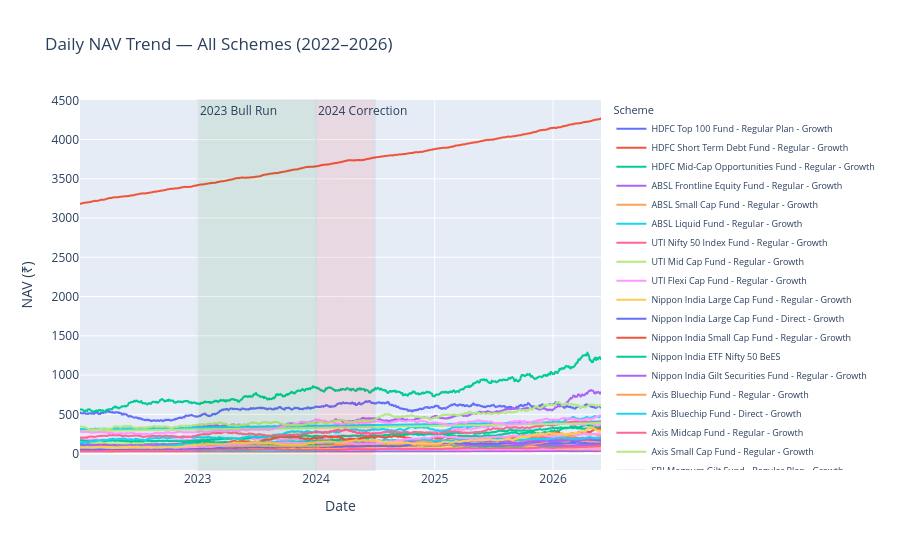

Here is the notebook cell this chart was saved with:
### Code cell
# Merge nav with scheme names
nav_named = nav.merge(
    fund_master[['amfi_code', 'scheme_name', 'fund_house']],
    on='amfi_code', how='left'
)

# Filter 2022–2026
nav_named = nav_named[
    (nav_named['date'] >= '2022-01-01') &
    (nav_named['date'] <= '2026-12-31')
]

fig = px.line(
    nav_named,
    x='date', y='nav',
    color='scheme_name',
    title='Daily NAV Trend — All Schemes (2022–2026)',
    labels={
        'nav': 'NAV (₹)',
        'date': 'Date',
        'scheme_name': 'Scheme'
    }
)

# Highlight 2023 bull run
fig.add_vrect(
    x0='2023-01-01', x1='2023-12-31',
    fillcolor='green', opacity=0.08,
    annotation_text='2023 Bull Run',
    annotation_position='top left'
)

# Highlight 2024 correction
fig.add_vrect(
    x0='2024-01-01', x1='2024-06-30',
    fillcolor='red', opacity=0.08,
    annotation_text='2024 Correction',
    annotation_position='top left'
)

fig.update_layout(height=550, legend=dict(font=dict(size=9)))

# ✅ Save using BASE path
fig.write_image(os.path.join(CHARTS, 'chart1_nav_trend.png'))
fig.show()
print("✅ Chart 1 saved →", os.path.join(CHARTS, 'chart1_nav_trend.png'))

### Figure 1 — Plotly figure (JSON) as saved in the notebook; plotly's stock layout.template omitted (floating-point values rounded to 4 significant figures; data arrays with more than 128 entries replaced by an {"elided": "..."} marker saying what was removed)
{"data": [{"hovertemplate": "Scheme=HDFC Top 100 Fund - Regular Plan - Growth<br>Date=%{x}<br>NAV (₹)=%{y}<extra></extra>", "legendgroup": "HDFC Top 100 Fund - Regular Plan - Growth", "line": {"color": "#636efa", "dash": "solid"}, "marker": {"symbol": "circle"}, "mode": "lines", "name": "HDFC Top 100 Fund - Regular Plan - Growth", "showlegend": true, "type": "scattergl", "x": {"elided": "1150 str values"}, "xaxis": "x", "y": {"elided": "1150 float values"}, "yaxis": "y"}, {"hovertemplate": "Scheme=HDFC Short Term Debt Fund - Regular - Growth<br>Date=%{x}<br>NAV (₹)=%{y}<extra></extra>", "legendgroup": "HDFC Short Term Debt Fund - Regular - Growth", "line": {"color": "#EF553B", "dash": "solid"}, "marker": {"symbol": "circle"}, "mode": "lines", "name": "HDFC Short Term Debt Fund - Regular - Growth", "showlegend": true, "type": "scattergl", "x": {"elided": "1150 str values"}, "xaxis": "x", "y": {"elided": "1150 float values"}, "yaxis": "y"}, {"hovertemplate": "Scheme=HDFC Mid-Cap Opportunities Fund - Regular - Growth<br>Date=%{x}<br>NAV (₹)=%{y}<extra></extra>", "legendgroup": "HDFC Mid-Cap Opportunities Fund - Regular - Growth", "line": {"color": "#00cc96", "dash": "solid"}, "marker": {"symbol": "circle"}, "mode": "lines", "name": "HDFC Mid-Cap Opportunities Fund - Regular - Growth", "showlegend": true, "type": "scattergl", "x": {"elided": "1150 str values"}, "xaxis": "x", "y": {"elided": "1150 float values"}, "yaxis": "y"}, {"hovertemplate": "Scheme=ABSL Frontline Equity Fund - Regular - Growth<br>Date=%{x}<br>NAV (₹)=%{y}<extra></extra>", "legendgroup": "ABSL Frontline Equity Fund - Regular - Growth", "line": {"color": "#ab63fa", "dash": "solid"}, "marker": {"symbol": "circle"}, "mode": "lines", "name": "ABSL Frontline Equity Fund - Regular - Growth", "showlegend": true, "type": "scattergl", "x": {"elided": "1150 str values"}, "xaxis": "x", "y": {"elided": "1150 float values"}, "yaxis": "y"}, {"hovertemplate": "Scheme=ABSL Small Cap Fund - Regular - Growth<br>Date=%{x}<br>NAV (₹)=%{y}<extra></extra>", "legendgroup": "ABSL Small Cap Fund - Regular - Growth", "line": {"color": "#FFA15A", "dash": "solid"}, "marker": {"symbol": "circle"}, "mode": "lines", "name": "ABSL Small Cap Fund - Regular - Growth", "showlegend": true, "type": "scattergl", "x": {"elided": "1150 str values"}, "xaxis": "x", "y": {"elided": "1150 float values"}, "yaxis": "y"}, {"hovertemplate": "Scheme=ABSL Liquid Fund - Regular - Growth<br>Date=%{x}<br>NAV (₹)=%{y}<extra></extra>", "legendgroup": "ABSL Liquid Fund - Regular - Growth", "line": {"color": "#19d3f3", "dash": "solid"}, "marker": {"symbol": "circle"}, "mode": "lines", "name": "ABSL Liquid Fund - Regular - Growth", "showlegend": true, "type": "scattergl", "x": {"elided": "1150 str values"}, "xaxis": "x", "y": {"elided": "1150 float values"}, "yaxis": "y"}, {"hovertemplate": "Scheme=UTI Nifty 50 Index Fund - Regular - Growth<br>Date=%{x}<br>NAV (₹)=%{y}<extra></extra>", "legendgroup": "UTI Nifty 50 Index Fund - Regular - Growth", "line": {"color": "#FF6692", "dash": "solid"}, "marker": {"symbol": "circle"}, "mode": "lines", "name": "UTI Nifty 50 Index Fund - Regular - Growth", "showlegend": true, "type": "scattergl", "x": {"elided": "1150 str values"}, "xaxis": "x", "y": {"elided": "1150 float values"}, "yaxis": "y"}, {"hovertemplate": "Scheme=UTI Mid Cap Fund - Regular - Growth<br>Date=%{x}<br>NAV (₹)=%{y}<extra></extra>", "legendgroup": "UTI Mid Cap Fund - Regular - Growth", "line": {"color": "#B6E880", "dash": "solid"}, "marker": {"symbol": "circle"}, "mode": "lines", "name": "UTI Mid Cap Fund - Regular - Growth", "showlegend": true, "type": "scattergl", "x": {"elided": "1150 str values"}, "xaxis": "x", "y": {"elided": "1150 float values"}, "yaxis": "y"}, {"hovertemplate": "Scheme=UTI Flexi Cap Fund - Regular - Growth<br>Date=%{x}<br>NAV (₹)=%{y}<extra></extra>", "legendgroup": "UTI Flexi Cap Fund - Regular - Growth", "line": {"color": "#FF97FF", "dash": "solid"}, "marker": {"symbol": "circle"}, "mode": "lines", "name": "UTI Flexi Cap Fund - Regular - Growth", "showlegend": true, "type": "scattergl", "x": {"elided": "1150 str values"}, "xaxis": "x", "y": {"elided": "1150 float values"}, "yaxis": "y"}, {"hovertemplate": "Scheme=Nippon India Large Cap Fund - Regular - Growth<br>Date=%{x}<br>NAV (₹)=%{y}<extra></extra>", "legendgroup": "Nippon India Large Cap Fund - Regular - Growth", "line": {"color": "#FECB52", "dash": "solid"}, "marker": {"symbol": "circle"}, "mode": "lines", "name": "Nippon India Large Cap Fund - Regular - Growth", "showlegend": true, "type": "scattergl", "x": {"elided": "1150 str values"}, "xaxis": "x", "y": {"elided": "1150 float values"}, "yaxis": "y"}, {"hovertemplate": "Scheme=Nippon India Large Cap Fund - Direct - Growth<br>Date=%{x}<br>NAV (₹)=%{y}<extra></extra>", "legendgroup": "Nippon India Large Cap Fund - Direct - Growth", "line": {"color": "#636efa", "dash": "solid"}, "marker": {"symbol": "circle"}, "mode": "lines", "name": "Nippon India Large Cap Fund - Direct - Growth", "showlegend": true, "type": "scattergl", "x": {"elided": "1150 str values"}, "xaxis": "x", "y": {"elided": "1150 float values"}, "yaxis": "y"}, {"hovertemplate": "Scheme=Nippon India Small Cap Fund - Regular - Growth<br>Date=%{x}<br>NAV (₹)=%{y}<extra></extra>", "legendgroup": "Nippon India Small Cap Fund - Regular - Growth", "line": {"color": "#EF553B", "dash": "solid"}, "marker": {"symbol": "circle"}, "mode": "lines", "name": "Nippon India Small Cap Fund - Regular - Growth", "showlegend": true, "type": "scattergl", "x": {"elided": "1150 str values"}, "xaxis": "x", "y": {"elided": "1150 float values"}, "yaxis": "y"}, {"hovertemplate": "Scheme=Nippon India ETF Nifty 50 BeES<br>Date=%{x}<br>NAV (₹)=%{y}<extra></extra>", "legendgroup": "Nippon India ETF Nifty 50 BeES", "line": {"color": "#00cc96", "dash": "solid"}, "marker": {"symbol": "circle"}, "mode": "lines", "name": "Nippon India ETF Nifty 50 BeES", "showlegend": true, "type": "scattergl", "x": {"elided": "1150 str values"}, "xaxis": "x", "y": {"elided": "1150 float values"}, "yaxis": "y"}, {"hovertemplate": "Scheme=Nippon India Gilt Securities Fund - Regular - Growth<br>Date=%{x}<br>NAV (₹)=%{y}<extra></extra>", "legendgroup": "Nippon India Gilt Securities Fund - Regular - Growth", "line": {"color": "#ab63fa", "dash": "solid"}, "marker": {"symbol": "circle"}, "mode": "lines", "name": "Nippon India Gilt Securities Fund - Regular - Growth", "showlegend": true, "type": "scattergl", "x": {"elided": "1150 str values"}, "xaxis": "x", "y": {"elided": "1150 float values"}, "yaxis": "y"}, {"hovertemplate": "Scheme=Axis Bluechip Fund - Regular - Growth<br>Date=%{x}<br>NAV (₹)=%{y}<extra></extra>", "legendgroup": "Axis Bluechip Fund - Regular - Growth", "line": {"color": "#FFA15A", "dash": "solid"}, "marker": {"symbol": "circle"}, "mode": "lines", "name": "Axis Bluechip Fund - Regular - Growth", "showlegend": true, "type": "scattergl", "x": {"elided": "1150 str values"}, "xaxis": "x", "y": {"elided": "1150 float values"}, "yaxis": "y"}, {"hovertemplate": "Scheme=Axis Bluechip Fund - Direct - Growth<br>Date=%{x}<br>NAV (₹)=%{y}<extra></extra>", "legendgroup": "Axis Bluechip Fund - Direct - Growth", "line": {"color": "#19d3f3", "dash": "solid"}, "marker": {"symbol": "circle"}, "mode": "lines", "name": "Axis Bluechip Fund - Direct - Growth", "showlegend": true, "type": "scattergl", "x": {"elided": "1150 str values"}, "xaxis": "x", "y": {"elided": "1150 float values"}, "yaxis": "y"}, {"hovertemplate": "Scheme=Axis Midcap Fund - Regular - Growth<br>Date=%{x}<br>NAV (₹)=%{y}<extra></extra>", "legendgroup": "Axis Midcap Fund - Regular - Growth", "line": {"color": "#FF6692", "dash": "solid"}, "marker": {"symbol": "circle"}, "mode": "lines", "name": "Axis Midcap Fund - Regular - Growth", "showlegend": true, "type": "scattergl", "x": {"elided": "1150 str values"}, "xaxis": "x", "y": {"elided": "1150 float values"}, "yaxis": "y"}, {"hovertemplate": "Scheme=Axis Small Cap Fund - Regular - Growth<br>Date=%{x}<br>NAV (₹)=%{y}<extra></extra>", "legendgroup": "Axis Small Cap Fund - Regular - Growth", "line": {"color": "#B6E880", "dash": "solid"}, "marker": {"symbol": "circle"}, "mode": "lines", "name": "Axis Small Cap Fund - Regular - Growth", "showlegend": true, "type": "scattergl", "x": {"elided": "1150 str values"}, "xaxis": "x", "y": {"elided": "1150 float values"}, "yaxis": "y"}, {"hovertemplate": "Scheme=SBI Magnum Gilt Fund - Regular Plan - Growth<br>Date=%{x}<br>NAV (₹)=%{y}<extra></extra>", "legendgroup": "SBI Magnum Gilt Fund - Regular Plan - Growth", "line": {"color": "#FF97FF", "dash": "solid"}, "marker": {"symbol": "circle"}, "mode": "lines", "name": "SBI Magnum Gilt Fund - Regular Plan - Growth", "showlegend": true, "type": "scattergl", "x": {"elided": "1150 str values"}, "xaxis": "x", "y": {"elided": "1150 float values"}, "yaxis": "y"}, {"hovertemplate": "Scheme=SBI Bluechip Fund - Regular Plan - Growth<br>Date=%{x}<br>NAV (₹)=%{y}<extra></extra>", "legendgroup": "SBI Bluechip Fund - Regular Plan - Growth", "line": {"color": "#FECB52", "dash": "solid"}, "marker": {"symbol": "circle"}, "mode": "lines", "name": "SBI Bluechip Fund - Regular Plan - Growth", "showlegend": true, "type": "scattergl", "x": {"elided": "1150 str values"}, "xaxis": "x", "y": {"elided": "1150 float values"}, "yaxis": "y"}, {"hovertemplate": "Scheme=SBI Bluechip Fund - Direct Plan - Growth<br>Date=%{x}<br>NAV (₹)=%{y}<extra></extra>", "legendgroup": "SBI Bluechip Fund - Direct Plan - Growth", "line": {"color": "#636efa", "dash": "solid"}, "marker": {"symbol": "circle"}, "mode": "lines", "name": "SBI Bluechip Fund - Direct Plan - Growth", "showlegend": true, "type": "scattergl", "x": {"elided": "1150 str values"}, "xaxis": "x", "y": {"elided": "1150 float values"}, "yaxis": "y"}, {"hovertemplate": "Scheme=SBI Small Cap Fund - Regular Plan - Growth<br>Date=%{x}<br>NAV (₹)=%{y}<extra></extra>", "legendgroup": "SBI Small Cap Fund - Regular Plan - Growth", "line": {"color": "#EF553B", "dash": "solid"}, "marker": {"symbol": "circle"}, "mode": "lines", "name": "SBI Small Cap Fund - Regular Plan - Growth", "showlegend": true, "type": "scattergl", "x": {"elided": "1150 str values"}, "xaxis": "x", "y": {"elided": "1150 float values"}, "yaxis": "y"}, {"hovertemplate": "Scheme=SBI Small Cap Fund - Direct Plan - Growth<br>Date=%{x}<br>NAV (₹)=%{y}<extra></extra>", "legendgroup": "SBI Small Cap Fund - Direct Plan - Growth", "line": {"color": "#00cc96", "dash": "solid"}, "marker": {"symbol": "circle"}, "mode": "lines", "name": "SBI Small Cap Fund - Direct Plan - Growth", "showlegend": true, "type": "scattergl", "x": {"elided": "1150 str values"}, "xaxis": "x", "y": {"elided": "1150 float values"}, "yaxis": "y"}, {"hovertemplate": "Scheme=ICICI Pru Bluechip Fund - Regular - Growth<br>Date=%{x}<br>NAV (₹)=%{y}<extra></extra>", "legendgroup": "ICICI Pru Bluechip Fund - Regular - Growth", "line": {"color": "#ab63fa", "dash": "solid"}, "marker": {"symbol": "circle"}, "mode": "lines", "name": "ICICI Pru Bluechip Fund - Regular - Growth", "showlegend": true, "type": "scattergl", "x": {"elided": "1150 str values"}, "xaxis": "x", "y": {"elided": "1150 float values"}, "yaxis": "y"}, {"hovertemplate": "Scheme=ICICI Pru Bluechip Fund - Direct - Growth<br>Date=%{x}<br>NAV (₹)=%{y}<extra></extra>", "legendgroup": "ICICI Pru Bluechip Fund - Direct - Growth", "line": {"color": "#FFA15A", "dash": "solid"}, "marker": {"symbol": "circle"}, "mode": "lines", "name": "ICICI Pru Bluechip Fund - Direct - Growth", "showlegend": true, "type": "scattergl", "x": {"elided": "1150 str values"}, "xaxis": "x", "y": {"elided": "1150 float values"}, "yaxis": "y"}, {"hovertemplate": "Scheme=ICICI Pru Midcap Fund - Regular - Growth<br>Date=%{x}<br>NAV (₹)=%{y}<extra></extra>", "legendgroup": "ICICI Pru Midcap Fund - Regular - Growth", "line": {"color": "#19d3f3", "dash": "solid"}, "marker": {"symbol": "circle"}, "mode": "lines", "name": "ICICI Pru Midcap Fund - Regular - Growth", "showlegend": true, "type": "scattergl", "x": {"elided": "1150 str values"}, "xaxis": "x", "y": {"elided": "1150 float values"}, "yaxis": "y"}, {"hovertemplate": "Scheme=ICICI Pru Value Discovery Fund - Regular - Growth<br>Date=%{x}<br>NAV (₹)=%{y}<extra></extra>", "legendgroup": "ICICI Pru Value Discovery Fund - Regular - Growth", "line": {"color": "#FF6692", "dash": "solid"}, "marker": {"symbol": "circle"}, "mode": "lines", "name": "ICICI Pru Value Discovery Fund - Regular - Growth", "showlegend": true, "type": "scattergl", "x": {"elided": "1150 str values"}, "xaxis": "x", "y": {"elided": "1150 float values"}, "yaxis": "y"}, {"hovertemplate": "Scheme=ICICI Pru Liquid Fund - Regular - Growth<br>Date=%{x}<br>NAV (₹)=%{y}<extra></extra>", "legendgroup": "ICICI Pru Liquid Fund - Regular - Growth", "line": {"color": "#B6E880", "dash": "solid"}, "marker": {"symbol": "circle"}, "mode": "lines", "name": "ICICI Pru Liquid Fund - Regular - Growth", "showlegend": true, "type": "scattergl", "x": {"elided": "1150 str values"}, "xaxis": "x", "y": {"elided": "1150 float values"}, "yaxis": "y"}, {"hovertemplate": "Scheme=Kotak Bluechip Fund - Regular - Growth<br>Date=%{x}<br>NAV (₹)=%{y}<extra></extra>", "legendgroup": "Kotak Bluechip Fund - Regular - Growth", "line": {"color": "#FF97FF", "dash": "solid"}, "marker": {"symbol": "circle"}, "mode": "lines", "name": "Kotak Bluechip Fund - Regular - Growth", "showlegend": true, "type": "scattergl", "x": {"elided": "1150 str values"}, "xaxis": "x", "y": {"elided": "1150 float values"}, "yaxis": "y"}, {"hovertemplate": "Scheme=Kotak Emerging Equity Fund - Regular - Growth<br>Date=%{x}<br>NAV (₹)=%{y}<extra></extra>", "legendgroup": "Kotak Emerging Equity Fund - Regular - Growth", "line": {"color": "#FECB52", "dash": "solid"}, "marker": {"symbol": "circle"}, "mode": "lines", "name": "Kotak Emerging Equity Fund - Regular - Growth", "showlegend": true, "type": "scattergl", "x": {"elided": "1150 str values"}, "xaxis": "x", "y": {"elided": "1150 float values"}, "yaxis": "y"}, {"hovertemplate": "Scheme=Kotak Flexicap Fund - Regular - Growth<br>Date=%{x}<br>NAV (₹)=%{y}<extra></extra>", "legendgroup": "Kotak Flexicap Fund - Regular - Growth", "line": {"color": "#636efa", "dash": "solid"}, "marker": {"symbol": "circle"}, "mode": "lines", "name": "Kotak Flexicap Fund - Regular - Growth", "showlegend": true, "type": "scattergl", "x": {"elided": "1150 str values"}, "xaxis": "x", "y": {"elided": "1150 float values"}, "yaxis": "y"}, {"hovertemplate": "Scheme=Kotak Liquid Fund - Regular - Growth<br>Date=%{x}<br>NAV (₹)=%{y}<extra></extra>", "legendgroup": "Kotak Liquid Fund - Regular - Growth", "line": {"color": "#EF553B", "dash": "solid"}, "marker": {"symbol": "circle"}, "mode": "lines", "name": "Kotak Liquid Fund - Regular - Growth", "showlegend": true, "type": "scattergl", "x": {"elided": "1150 str values"}, "xaxis": "x", "y": {"elided": "1150 float values"}, "yaxis": "y"}, {"hovertemplate": "Scheme=HDFC Top 100 Fund - Direct Plan - Growth<br>Date=%{x}<br>NAV (₹)=%{y}<extra></extra>", "legendgroup": "HDFC Top 100 Fund - Direct Plan - Growth", "line": {"color": "#00cc96", "dash": "solid"}, "marker": {"symbol": "circle"}, "mode": "lines", "name": "HDFC Top 100 Fund - Direct Plan - Growth", "showlegend": true, "type": "scattergl", "x": {"elided": "1150 str values"}, "xaxis": "x", "y": {"elided": "1150 float values"}, "yaxis": "y"}, {"hovertemplate": "Scheme=HDFC Mid-Cap Opportunities Fund - Direct - Growth<br>Date=%{x}<br>NAV (₹)=%{y}<extra></extra>", "legendgroup": "HDFC Mid-Cap Opportunities Fund - Direct - Growth", "line": {"color": "#ab63fa", "dash": "solid"}, "marker": {"symbol": "circle"}, "mode": "lines", "name": "HDFC Mid-Cap Opportunities Fund - Direct - Growth", "showlegend": true, "type": "scattergl", "x": {"elided": "1150 str values"}, "xaxis": "x", "y": {"elided": "1150 float values"}, "yaxis": "y"}, {"hovertemplate": "Scheme=Mirae Asset Large Cap Fund - Regular - Growth<br>Date=%{x}<br>NAV (₹)=%{y}<extra></extra>", "legendgroup": "Mirae Asset Large Cap Fund - Regular - Growth", "line": {"color": "#FFA15A", "dash": "solid"}, "marker": {"symbol": "circle"}, "mode": "lines", "name": "Mirae Asset Large Cap Fund - Regular - Growth", "showlegend": true, "type": "scattergl", "x": {"elided": "1150 str values"}, "xaxis": "x", "y": {"elided": "1150 float values"}, "yaxis": "y"}, {"hovertemplate": "Scheme=Mirae Asset Emerging Bluechip Fund - Regular - Growth<br>Date=%{x}<br>NAV (₹)=%{y}<extra></extra>", "legendgroup": "Mirae Asset Emerging Bluechip Fund - Regular - Growth", "line": {"color": "#19d3f3", "dash": "solid"}, "marker": {"symbol": "circle"}, "mode": "lines", "name": "Mirae Asset Emerging Bluechip Fund - Regular - Growth", "showlegend": true, "type": "scattergl", "x": {"elided": "1150 str values"}, "xaxis": "x", "y": {"elided": "1150 float values"}, "yaxis": "y"}, {"hovertemplate": "Scheme=Mirae Asset Tax Saver Fund - Regular - Growth<br>Date=%{x}<br>NAV (₹)=%{y}<extra></extra>", "legendgroup": "Mirae Asset Tax Saver Fund - Regular - Growth", "line": {"color": "#FF6692", "dash": "solid"}, "marker": {"symbol": "circle"}, "mode": "lines", "name": "Mirae Asset Tax Saver Fund - Regular - Growth", "showlegend": true, "type": "scattergl", "x": {"elided": "1150 str values"}, "xaxis": "x", "y": {"elided": "1150 float values"}, "yaxis": "y"}, {"hovertemplate": "Scheme=DSP Top 100 Equity Fund - Regular - Growth<br>Date=%{x}<br>NAV (₹)=%{y}<extra></extra>", "legendgroup": "DSP Top 100 Equity Fund - Regular - Growth", "line": {"color": "#B6E880", "dash": "solid"}, "marker": {"symbol": "circle"}, "mode": "lines", "name": "DSP Top 100 Equity Fund - Regular - Growth", "showlegend": true, "type": "scattergl", "x": {"elided": "1150 str values"}, "xaxis": "x", "y": {"elided": "1150 float values"}, "yaxis": "y"}, {"hovertemplate": "Scheme=DSP Midcap Fund - Regular - Growth<br>Date=%{x}<br>NAV (₹)=%{y}<extra></extra>", "legendgroup": "DSP Midcap Fund - Regular - Growth", "line": {"color": "#FF97FF", "dash": "solid"}, "marker": {"symbol": "circle"}, "mode": "lines", "name": "DSP Midcap Fund - Regular - Growth", "showlegend": true, "type": "scattergl", "x": {"elided": "1150 str values"}, "xaxis": "x", "y": {"elided": "1150 float values"}, "yaxis": "y"}, {"hovertemplate": "Scheme=DSP Small Cap Fund - Regular - Growth<br>Date=%{x}<br>NAV (₹)=%{y}<extra></extra>", "legendgroup": "DSP Small Cap Fund - Regular - Growth", "line": {"color": "#FECB52", "dash": "solid"}, "marker": {"symbol": "circle"}, "mode": "lines", "name": "DSP Small Cap Fund - Regular - Growth", "showlegend": true, "type": "scattergl", "x": {"elided": "1150 str values"}, "xaxis": "x", "y": {"elided": "1150 float values"}, "yaxis": "y"}], "layout": {"annotations": [{"showarrow": false, "text": "2023 Bull Run", "x": "2023-01-01", "xanchor": "left", "xref": "x", "y": 1, "yanchor": "top", "yref": "y domain"}, {"showarrow": false, "text": "2024 Correction", "x": "2024-01-01", "xanchor": "left", "xref": "x", "y": 1, "yanchor": "top", "yref": "y domain"}], "height": 550, "legend": {"font": {"size": 9}, "title": {"text": "Scheme"}, "tracegroupgap": 0}, "shapes": [{"fillcolor": "green", "opacity": 0.08, "type": "rect", "x0": "2023-01-01", "x1": "2023-12-31", "xref": "x", "y0": 0, "y1": 1, "yref": "y domain"}, {"fillcolor": "red", "opacity": 0.08, "type": "rect", "x0": "2024-01-01", "x1": "2024-06-30", "xref": "x", "y0": 0, "y1": 1, "yref": "y domain"}], "title": {"text": "Daily NAV Trend — All Schemes (2022–2026)"}, "xaxis": {"anchor": "y", "domain": [0, 1], "title": {"text": "Date"}}, "yaxis": {"anchor": "x", "domain": [0, 1], "title": {"text": "NAV (₹)"}}}}
